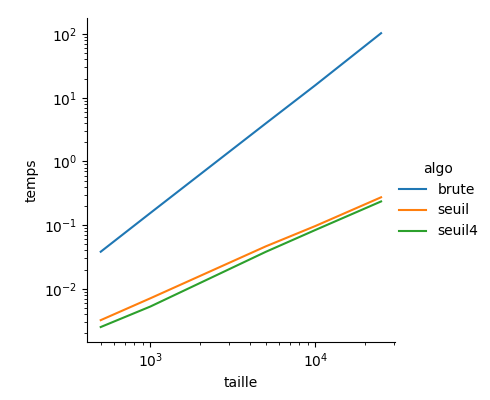

Reproduce this figure in Python.

import matplotlib.pyplot as plt
import pandas as pd
import seaborn as sns
import sys

df = pd.read_csv(sys.argv[1]).groupby(['algo','taille']).mean().reset_index()

g = sns.FacetGrid(df, hue='algo', size=4, aspect=1)
g = g.map(plt.plot, 'taille', 'temps')
g.set(xscale='log')
g.set(yscale='log')
g.add_legend()



plt.savefig('test_puissance')

